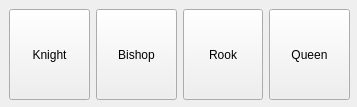
<?xml version="1.0" encoding="UTF-8"?>
<ui version="4.0">
 <class>PromotionDialog</class>
 <widget class="QDialog" name="PromotionDialog">
  <property name="geometry">
   <rect>
    <x>0</x>
    <y>0</y>
    <width>357</width>
    <height>107</height>
   </rect>
  </property>
  <property name="sizePolicy">
   <sizepolicy hsizetype="Ignored" vsizetype="Ignored">
    <horstretch>0</horstretch>
    <verstretch>0</verstretch>
   </sizepolicy>
  </property>
  <property name="contextMenuPolicy">
   <enum>Qt::PreventContextMenu</enum>
  </property>
  <property name="windowTitle">
   <string>Promotion</string>
  </property>
  <property name="modal">
   <bool>true</bool>
  </property>
  <widget class="QWidget" name="">
   <property name="geometry">
    <rect>
     <x>9</x>
     <y>9</y>
     <width>341</width>
     <height>91</height>
    </rect>
   </property>
   <layout class="QHBoxLayout" name="horizontalLayout">
    <item>
     <widget class="QPushButton" name="Knight">
      <property name="sizePolicy">
       <sizepolicy hsizetype="Ignored" vsizetype="Ignored">
        <horstretch>0</horstretch>
        <verstretch>0</verstretch>
       </sizepolicy>
      </property>
      <property name="baseSize">
       <size>
        <width>96</width>
        <height>96</height>
       </size>
      </property>
      <property name="focusPolicy">
       <enum>Qt::WheelFocus</enum>
      </property>
      <property name="text">
       <string>Knight</string>
      </property>
      <property name="autoDefault">
       <bool>false</bool>
      </property>
     </widget>
    </item>
    <item>
     <widget class="QPushButton" name="Bishop">
      <property name="sizePolicy">
       <sizepolicy hsizetype="Ignored" vsizetype="Ignored">
        <horstretch>0</horstretch>
        <verstretch>0</verstretch>
       </sizepolicy>
      </property>
      <property name="baseSize">
       <size>
        <width>96</width>
        <height>96</height>
       </size>
      </property>
      <property name="focusPolicy">
       <enum>Qt::WheelFocus</enum>
      </property>
      <property name="text">
       <string>Bishop</string>
      </property>
      <property name="autoDefault">
       <bool>false</bool>
      </property>
     </widget>
    </item>
    <item>
     <widget class="QPushButton" name="Rook">
      <property name="sizePolicy">
       <sizepolicy hsizetype="Ignored" vsizetype="Ignored">
        <horstretch>0</horstretch>
        <verstretch>0</verstretch>
       </sizepolicy>
      </property>
      <property name="baseSize">
       <size>
        <width>96</width>
        <height>96</height>
       </size>
      </property>
      <property name="focusPolicy">
       <enum>Qt::WheelFocus</enum>
      </property>
      <property name="text">
       <string>Rook</string>
      </property>
      <property name="autoDefault">
       <bool>false</bool>
      </property>
     </widget>
    </item>
    <item>
     <widget class="QPushButton" name="Queen">
      <property name="sizePolicy">
       <sizepolicy hsizetype="Ignored" vsizetype="Ignored">
        <horstretch>0</horstretch>
        <verstretch>0</verstretch>
       </sizepolicy>
      </property>
      <property name="baseSize">
       <size>
        <width>96</width>
        <height>96</height>
       </size>
      </property>
      <property name="focusPolicy">
       <enum>Qt::WheelFocus</enum>
      </property>
      <property name="text">
       <string>Queen</string>
      </property>
      <property name="autoDefault">
       <bool>false</bool>
      </property>
     </widget>
    </item>
   </layout>
  </widget>
 </widget>
 <resources/>
 <connections/>
</ui>
